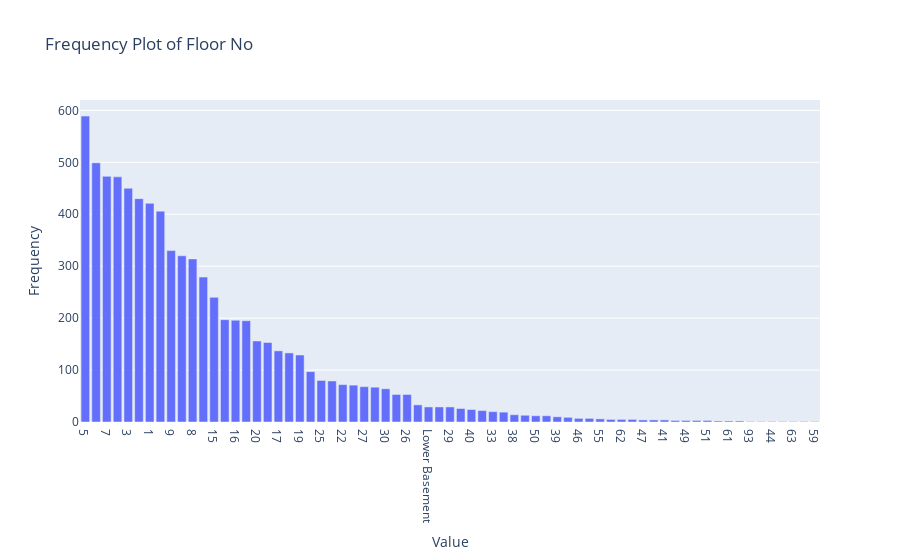

The notebook cell this image was saved under:
### Code cell
# Count frequency of each unique value
freq_df = df['Floor No'].value_counts().reset_index()
freq_df.columns = ['Value', 'Frequency']

fig = px.bar(freq_df, x='Value', y='Frequency', title='Frequency Plot of Floor No')
fig.show()

### Figure 1 — Plotly figure (JSON) as saved in the notebook; plotly's stock layout.template omitted (floating-point values rounded to 4 significant figures)
{"data": [{"hovertemplate": "Value=%{x}<br>Frequency=%{y}<extra></extra>", "legendgroup": "", "marker": {"color": "#636efa", "pattern": {"shape": ""}}, "name": "", "orientation": "v", "showlegend": false, "textposition": "auto", "type": "bar", "x": ["5", "4", "7", "10", "3", "2", "1", "6", "9", "12", "8", "11", "15", "18", "16", "14", "20", "13", "17", "Ground", "19", "21", "25", "24", "22", "Upper Basement", "27", "23", "30", "28", "26", "35", "Lower Basement", "32", "29", "36", "40", "34", "33", "31", "38", "45", "50", "42", "39", "43", "46", "52", "55", "48", "62", "37", "47", "54", "41", "60", "49", "71", "51", "64", "61", "57", "93", "56", "44", "65", "63", "66", "59"], "xaxis": "x", "y": [589, 499, 473, 472, 450, 430, 421, 406, 330, 320, 314, 279, 240, 197, 196, 195, 156, 153, 137, 133, 129, 97, 80, 79, 72, 71, 68, 67, 64, 53, 53, 33, 29, 29, 29, 26, 24, 22, 20, 19, 14, 13, 12, 12, 10, 9, 7, 7, 6, 5, 5, 5, 4, 4, 4, 3, 3, 3, 3, 2, 2, 2, 1, 1, 1, 1, 1, 1, 1], "yaxis": "y"}], "layout": {"barmode": "relative", "legend": {"tracegroupgap": 0}, "title": {"text": "Frequency Plot of Floor No"}, "xaxis": {"anchor": "y", "domain": [0, 1], "title": {"text": "Value"}}, "yaxis": {"anchor": "x", "domain": [0, 1], "title": {"text": "Frequency"}}}}
